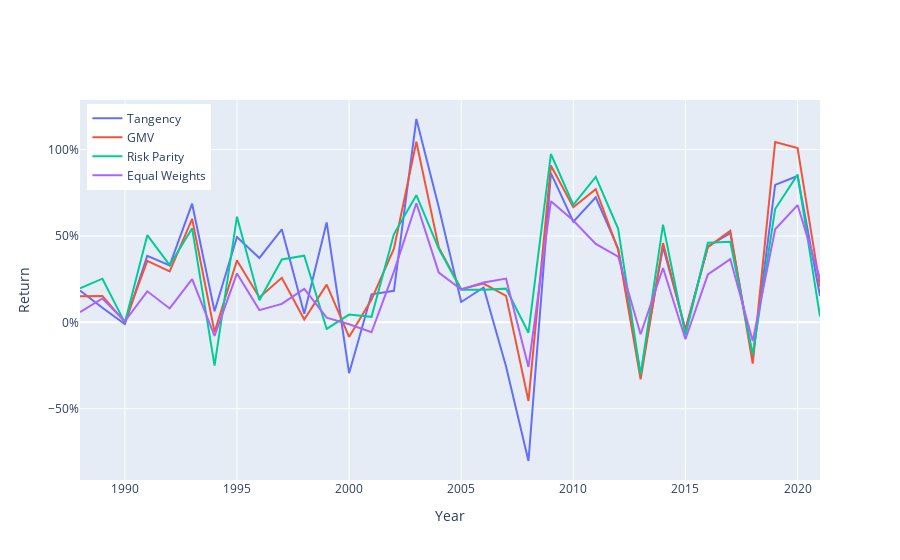

The notebook cell this image was saved under:
### Code cell
# Plot the time-series of returns and portfolio weights.
for asset in asset_list:
    df['wgt'+asset + '_ew'] = 1/n
label_dict = {'ew': 'equal weights',
            'est_all': 'estimate all inputs',
            'est_cov': 'estimate covariance matrix only',
            'est_sds': 'estimate standard deviations only'}
xaxis_label_dict = {'true': 'theoretical optimal weights', 
            'ew': 'Equal Weights',
            'est_all': 'Tangency',
            'est_cov': 'GMV',
            'est_sds': 'Risk Parity'}            

fig = go.Figure()
for model in ['est_all', 'est_cov', 'est_sds', 'ew']:
    string =  "Strategy: " + label_dict[model] +" <br>"
    string += "Year: %{x:4.0f}<br>"
    string += "Return: %{y:0.1%}<br>"
    string += "Weight in Risky Portfolio: %{customdata[0]: 0.1%} <br>"
    string += "Risky Portfolio Weights:<br>"
    string += "  "+ risky[0] +": %{customdata[1]: 0.1%} <br>"
    string += "  "+ risky[1] +": %{customdata[2]: 0.1%} <br>"
    string += "  "+ risky[2] +": %{customdata[3]: 0.1%} <br>"
    string += "  "+ risky[3] +": %{customdata[4]: 0.1%} <br>"
    string += "<extra></extra>"

    wgt_list = ['wgt_cal_'+ model] + ['wgt'+asset + "_" + model for asset in asset_list]
    trace=go.Scatter(x=df['year'], y=df['raver_portret_'+model], customdata=df[wgt_list], hovertemplate=string, name = xaxis_label_dict[model])
    fig.add_trace(trace)
fig.layout.yaxis["title"] = "Return"
fig.layout.xaxis["title"] = "Year"
fig.update_yaxes(tickformat=".0%")
fig.update_layout(legend=dict(yanchor="top", y =0.99, xanchor="left", x=0.01))
fig.update_xaxes(range=[df['year'].iloc[window], df.year.max()])
fig.show()

### Figure 1 — Plotly figure (JSON) as saved in the notebook; plotly's stock layout.template omitted (floating-point values rounded to 4 significant figures; data arrays with more than 128 entries replaced by an {"elided": "..."} marker saying what was removed)
{"data": [{"customdata": {"elided": "54x5 float values"}, "hovertemplate": "Strategy: estimate all inputs <br>Year: %{x:4.0f}<br>Return: %{y:0.1%}<br>Weight in Risky Portfolio: %{customdata[0]: 0.1%} <br>Risky Portfolio Weights:<br>  S&P 500: %{customdata[1]: 0.1%} <br>  Gold: %{customdata[2]: 0.1%} <br>  Corporates: %{customdata[3]: 0.1%} <br>  Treasuries: %{customdata[4]: 0.1%} <br><extra></extra>", "name": "Tangency", "type": "scatter", "x": [1968, 1969, 1970, 1971, 1972, 1973, 1974, 1975, 1976, 1977, 1978, 1979, 1980, 1981, 1982, 1983, 1984, 1985, 1986, 1987, 1988, 1989, 1990, 1991, 1992, 1993, 1994, 1995, 1996, 1997, 1998, 1999, 2000, 2001, 2002, 2003, 2004, 2005, 2006, 2007, 2008, 2009, 2010, 2011, 2012, 2013, 2014, 2015, 2016, 2017, 2018, 2019, 2020, 2021], "y": [null, null, null, null, null, null, null, null, null, null, null, null, null, null, null, null, null, null, null, null, 0.1849, 0.08448, -0.01032, 0.3851, 0.3297, 0.6868, 0.06447, 0.4939, 0.3729, 0.5386, 0.04942, 0.5782, -0.2942, 0.1623, 0.1827, 1.177, 0.6661, 0.1179, 0.2017, -0.2557, -0.8022, 0.8634, 0.5828, 0.724, 0.4274, -0.3002, 0.4365, -0.03978, 0.4391, 0.5163, -0.2053, 0.7954, 0.8471, 0.1522]}, {"customdata": {"elided": "54x5 float values"}, "hovertemplate": "Strategy: estimate covariance matrix only <br>Year: %{x:4.0f}<br>Return: %{y:0.1%}<br>Weight in Risky Portfolio: %{customdata[0]: 0.1%} <br>Risky Portfolio Weights:<br>  S&P 500: %{customdata[1]: 0.1%} <br>  Gold: %{customdata[2]: 0.1%} <br>  Corporates: %{customdata[3]: 0.1%} <br>  Treasuries: %{customdata[4]: 0.1%} <br><extra></extra>", "name": "GMV", "type": "scatter", "x": [1968, 1969, 1970, 1971, 1972, 1973, 1974, 1975, 1976, 1977, 1978, 1979, 1980, 1981, 1982, 1983, 1984, 1985, 1986, 1987, 1988, 1989, 1990, 1991, 1992, 1993, 1994, 1995, 1996, 1997, 1998, 1999, 2000, 2001, 2002, 2003, 2004, 2005, 2006, 2007, 2008, 2009, 2010, 2011, 2012, 2013, 2014, 2015, 2016, 2017, 2018, 2019, 2020, 2021], "y": [null, null, null, null, null, null, null, null, null, null, null, null, null, null, null, null, null, null, null, null, 0.1511, 0.1531, 0.001699, 0.3562, 0.2946, 0.5995, -0.05565, 0.3585, 0.1435, 0.2583, 0.01626, 0.2183, -0.08402, 0.1323, 0.4259, 1.045, 0.4335, 0.192, 0.2246, 0.1533, -0.4548, 0.9083, 0.666, 0.7702, 0.4193, -0.3299, 0.459, -0.04757, 0.4356, 0.5297, -0.2382, 1.044, 1.009, 0.2067]}, {"customdata": {"elided": "54x5 float values"}, "hovertemplate": "Strategy: estimate standard deviations only <br>Year: %{x:4.0f}<br>Return: %{y:0.1%}<br>Weight in Risky Portfolio: %{customdata[0]: 0.1%} <br>Risky Portfolio Weights:<br>  S&P 500: %{customdata[1]: 0.1%} <br>  Gold: %{customdata[2]: 0.1%} <br>  Corporates: %{customdata[3]: 0.1%} <br>  Treasuries: %{customdata[4]: 0.1%} <br><extra></extra>", "name": "Risk Parity", "type": "scatter", "x": [1968, 1969, 1970, 1971, 1972, 1973, 1974, 1975, 1976, 1977, 1978, 1979, 1980, 1981, 1982, 1983, 1984, 1985, 1986, 1987, 1988, 1989, 1990, 1991, 1992, 1993, 1994, 1995, 1996, 1997, 1998, 1999, 2000, 2001, 2002, 2003, 2004, 2005, 2006, 2007, 2008, 2009, 2010, 2011, 2012, 2013, 2014, 2015, 2016, 2017, 2018, 2019, 2020, 2021], "y": [null, null, null, null, null, null, null, null, null, null, null, null, null, null, null, null, null, null, null, null, 0.1969, 0.2528, -0.001674, 0.5043, 0.3309, 0.5445, -0.2506, 0.6117, 0.1276, 0.3641, 0.3859, -0.03812, 0.04495, 0.03198, 0.5109, 0.736, 0.4258, 0.1886, 0.1882, 0.1952, -0.05974, 0.9743, 0.6803, 0.8419, 0.5418, -0.3028, 0.5659, -0.07494, 0.4606, 0.4659, -0.1856, 0.6557, 0.8551, 0.0333]}, {"customdata": {"elided": "54x5 float values"}, "hovertemplate": "Strategy: equal weights <br>Year: %{x:4.0f}<br>Return: %{y:0.1%}<br>Weight in Risky Portfolio: %{customdata[0]: 0.1%} <br>Risky Portfolio Weights:<br>  S&P 500: %{customdata[1]: 0.1%} <br>  Gold: %{customdata[2]: 0.1%} <br>  Corporates: %{customdata[3]: 0.1%} <br>  Treasuries: %{customdata[4]: 0.1%} <br><extra></extra>", "name": "Equal Weights", "type": "scatter", "x": [1968, 1969, 1970, 1971, 1972, 1973, 1974, 1975, 1976, 1977, 1978, 1979, 1980, 1981, 1982, 1983, 1984, 1985, 1986, 1987, 1988, 1989, 1990, 1991, 1992, 1993, 1994, 1995, 1996, 1997, 1998, 1999, 2000, 2001, 2002, 2003, 2004, 2005, 2006, 2007, 2008, 2009, 2010, 2011, 2012, 2013, 2014, 2015, 2016, 2017, 2018, 2019, 2020, 2021], "y": [null, null, null, null, null, null, null, null, null, null, null, null, null, null, null, null, null, null, null, null, 0.05962, 0.1383, 0.006443, 0.1799, 0.08063, 0.2499, -0.0787, 0.2832, 0.07077, 0.1067, 0.1934, 0.02715, -0.01082, -0.05746, 0.294, 0.6891, 0.2878, 0.1901, 0.2309, 0.2531, -0.2576, 0.7011, 0.5891, 0.4541, 0.3807, -0.06853, 0.3145, -0.0977, 0.2781, 0.3662, -0.1084, 0.5391, 0.6788, 0.2529]}], "layout": {"legend": {"x": 0.01, "xanchor": "left", "y": 0.99, "yanchor": "top"}, "xaxis": {"range": [1988, 2021], "title": {"text": "Year"}}, "yaxis": {"tickformat": ".0%", "title": {"text": "Return"}}}}
